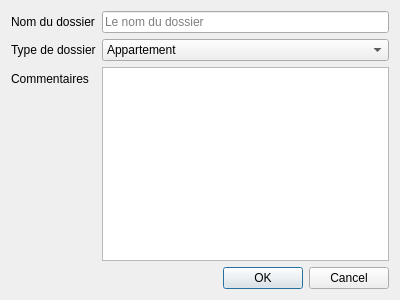
<?xml version="1.0" encoding="UTF-8"?>
<ui version="4.0">
 <class>Dialog</class>
 <widget class="QDialog" name="Dialog">
  <property name="geometry">
   <rect>
    <x>0</x>
    <y>0</y>
    <width>400</width>
    <height>300</height>
   </rect>
  </property>
  <property name="windowTitle">
   <string>Nouveau Dossier</string>
  </property>
  <layout class="QFormLayout" name="formLayout">
   <item row="0" column="0">
    <widget class="QLabel" name="label">
     <property name="text">
      <string>Nom du dossier</string>
     </property>
    </widget>
   </item>
   <item row="0" column="1">
    <widget class="QLineEdit" name="namedossier">
     <property name="inputMask">
      <string/>
     </property>
     <property name="placeholderText">
      <string>Le nom du dossier</string>
     </property>
    </widget>
   </item>
   <item row="1" column="0">
    <widget class="QLabel" name="label_2">
     <property name="text">
      <string>Type de dossier</string>
     </property>
    </widget>
   </item>
   <item row="1" column="1">
    <widget class="QComboBox" name="typeDossier">
     <item>
      <property name="text">
       <string>Appartement</string>
      </property>
     </item>
     <item>
      <property name="text">
       <string>Maison</string>
      </property>
     </item>
     <item>
      <property name="text">
       <string>Lotissement</string>
      </property>
     </item>
     <item>
      <property name="text">
       <string>Garage</string>
      </property>
     </item>
     <item>
      <property name="text">
       <string>VEFA</string>
      </property>
     </item>
     <item>
      <property name="text">
       <string>SCI</string>
      </property>
     </item>
     <item>
      <property name="text">
       <string>Parcelle</string>
      </property>
     </item>
     <item>
      <property name="text">
       <string>Terrain</string>
      </property>
     </item>
    </widget>
   </item>
   <item row="2" column="0">
    <widget class="QLabel" name="label_3">
     <property name="text">
      <string>Commentaires</string>
     </property>
    </widget>
   </item>
   <item row="2" column="1">
    <widget class="QTextEdit" name="textEdit"/>
   </item>
   <item row="3" column="0" colspan="2">
    <widget class="QDialogButtonBox" name="validatenewdossier">
     <property name="orientation">
      <enum>Qt::Horizontal</enum>
     </property>
     <property name="standardButtons">
      <set>QDialogButtonBox::Cancel|QDialogButtonBox::Ok</set>
     </property>
    </widget>
   </item>
  </layout>
 </widget>
 <resources/>
 <connections>
  <connection>
   <sender>validatenewdossier</sender>
   <signal>accepted()</signal>
   <receiver>Dialog</receiver>
   <slot>accept()</slot>
   <hints>
    <hint type="sourcelabel">
     <x>248</x>
     <y>254</y>
    </hint>
    <hint type="destinationlabel">
     <x>157</x>
     <y>274</y>
    </hint>
   </hints>
  </connection>
  <connection>
   <sender>validatenewdossier</sender>
   <signal>rejected()</signal>
   <receiver>Dialog</receiver>
   <slot>reject()</slot>
   <hints>
    <hint type="sourcelabel">
     <x>316</x>
     <y>260</y>
    </hint>
    <hint type="destinationlabel">
     <x>286</x>
     <y>274</y>
    </hint>
   </hints>
  </connection>
 </connections>
</ui>
